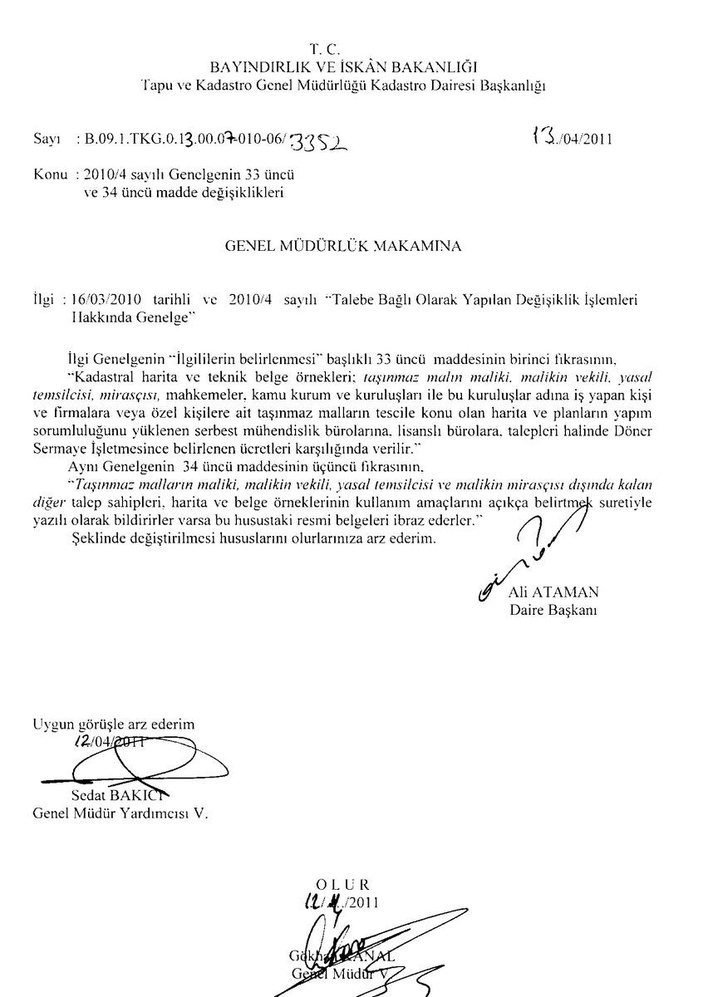
#> input picture in1.jpg, 708 x 997 px, shrunk from 852 x 1200 before the run
$ jupyter execute Signature_Extraction.ipynb
#> lines starting #> are read from the running program, lines starting #| are printed output that depends on the picture; after the words box and inside, x2 and y2 are one past the last pixel; in counts of white or black regions, pixels touching at a corner belong together; long printed decimals are rounded
<a href="https://colab.research.google.com/github/misbah4064/signatureExtractor/blob/main/Signature_Extraction.ipynb" target="_parent"></a>

[cell 1]
#  Link to the author's repo
#  https://github.com/ahmetozlu/signature_extractor/tree/feature-doc_scanner_sign_extrator

import cv2
from google.colab.patches import cv2_imshow
import matplotlib.pyplot as plt
import skimage
from skimage import measure, morphology
from skimage.color import label2rgb
from skimage.measure import regionprops

[cell 2]
img = cv2.imread('in1.jpg', 0)
#> img is the input picture: shape (997, 708); min 0, max 255, mean 245
img = cv2.threshold(img, 127, 255, cv2.THRESH_BINARY)[1]
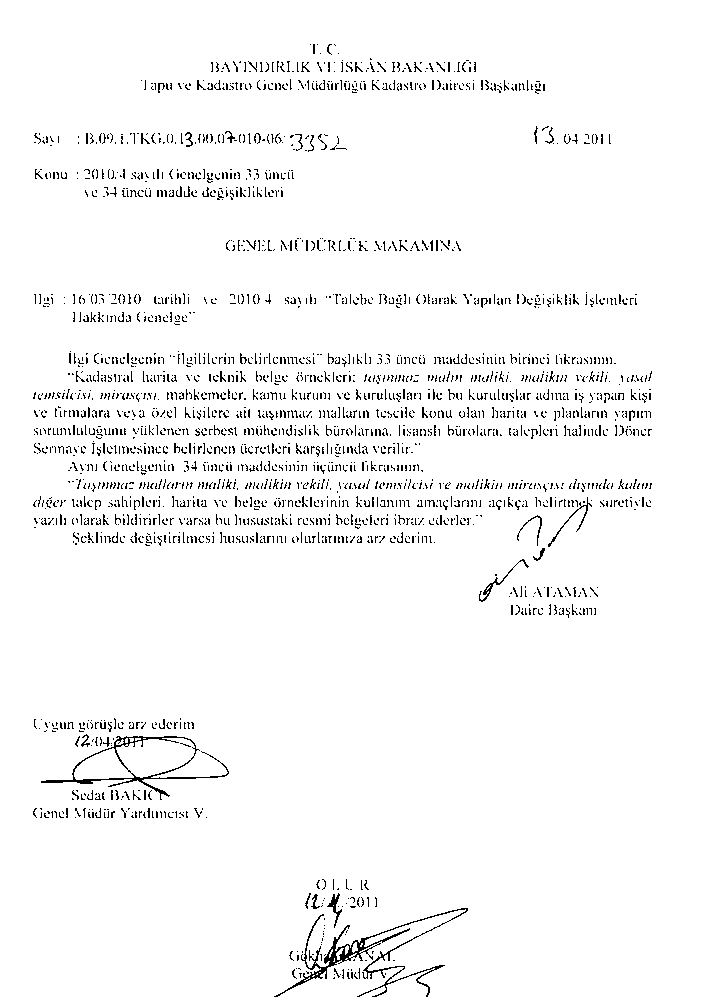
#> img: shape (997, 708); 96.6% white; black in thin lines or dots, all inside (x1, y1, x2, y2) = (33, 44, 652, 997)

blobs = img > img.mean()
blobs_labels = measure.label(blobs, background=1)
#> blobs_labels: shape (997, 708) int32; 2446 distinct labels, from 0 to 2445
image_label_overlay = label2rgb(blobs_labels, image=img)
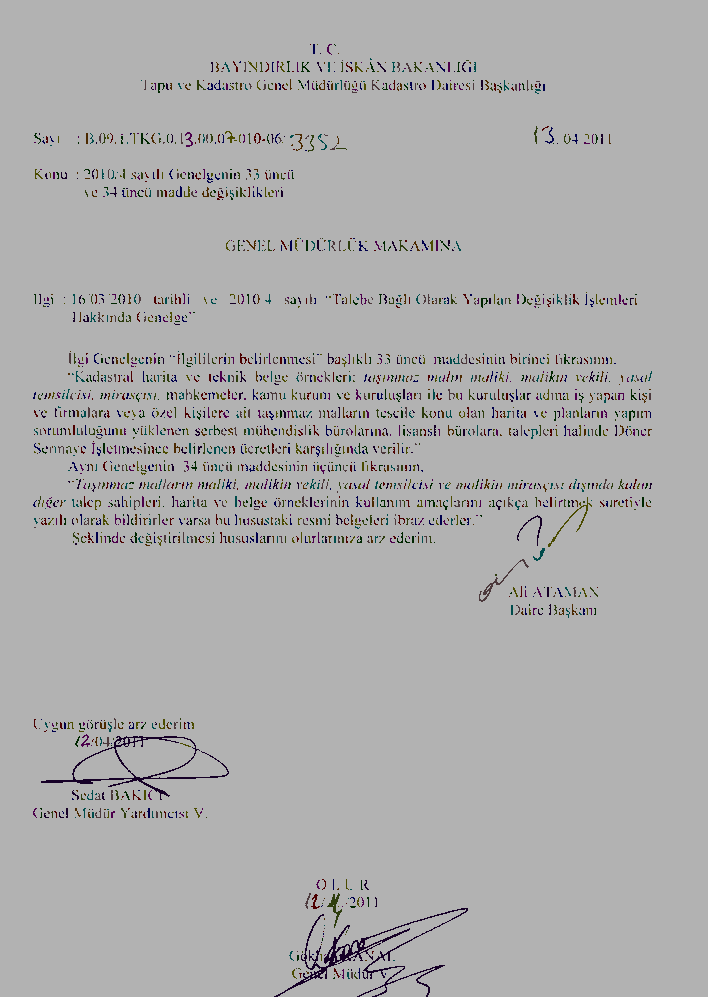
#> image_label_overlay: shape (997, 708, 3) float64; mean R, G, B 0.682, 0.68, 0.681

[cell 3]
the_biggest_component = 0
total_area = 0
counter = 0
average = 0.0
for region in regionprops(blobs_labels):
    if (region.area > 10):
        total_area = total_area + region.area
        counter = counter + 1
    if (region.area >= 250):
        if (region.area > the_biggest_component):
            the_biggest_component = region.area
#> this loop made 2445 passes
#> total_area on passes 2, 4, 11, 13, 14, 15, 16, 17, 18, 19, 20, 21: 20, 41, 59, 85, 99, 115, 128, 144, 161, 174, 188, 202
#> after the loop, counter = 838; the_biggest_component = 1765; total_area = 16208

average = (total_area/counter)
#> average = 19.34
print("the_biggest_component: " + str(the_biggest_component))
#| the_biggest_component: 1765.0
print("average: " + str(average))
#| average: 19.341

a4_constant = ((average/84.0)*250.0)+100
#> a4_constant = 157.6
print("a4_constant: " + str(a4_constant))
#| a4_constant: 157.563

b = morphology.remove_small_objects(blobs_labels, a4_constant)
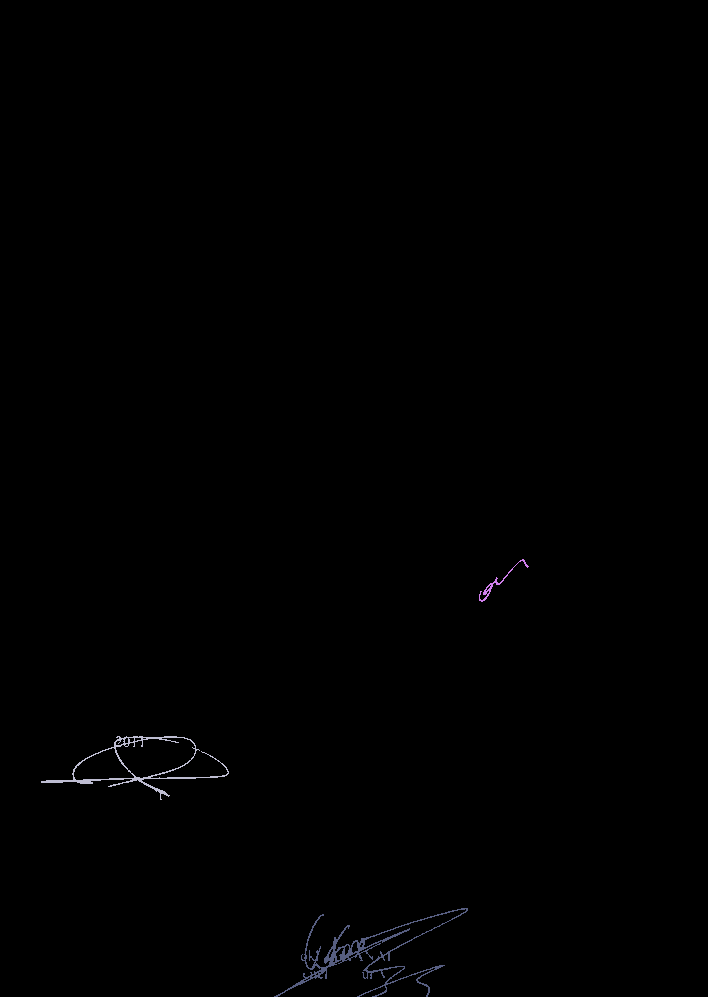
#> b: shape (997, 708) int32; 4 distinct labels, from 0 to 2406; one colour per label, 0 black

plt.imsave('pre_version.png', b)
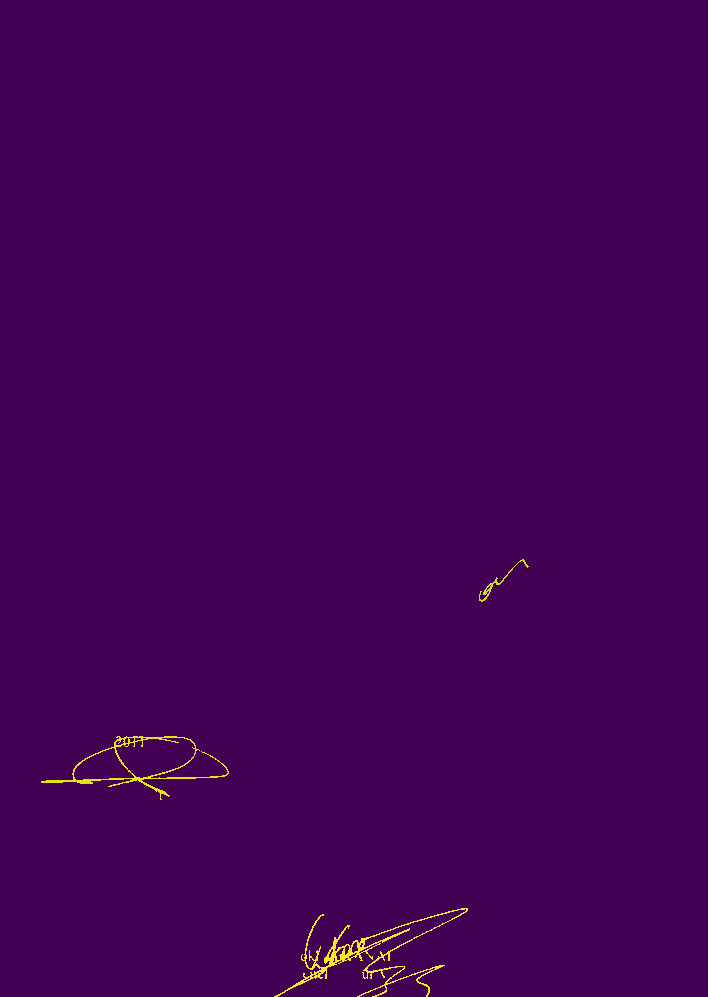
#> saved as pre_version.png: shape (997, 708, 3); mean R, G, B 68.7, 2, 83.8

# read the pre-version
img2 = cv2.imread('pre_version.png', 0)
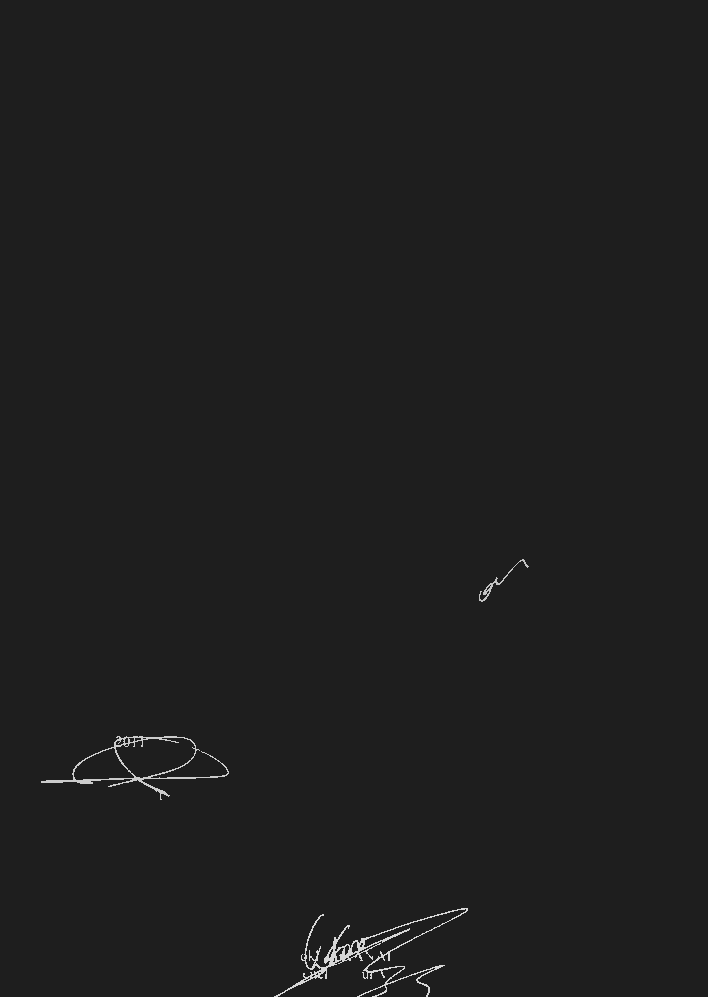
#> img2: shape (997, 708); min 30, max 215, mean 30.8
# ensure binary
img2 = cv2.threshold(img2, 0, 255, cv2.THRESH_BINARY_INV | cv2.THRESH_OTSU)[1]
#> img2: shape (997, 708); 99.6% white; black in thin lines or dots, all inside (x1, y1, x2, y2) = (41, 559, 529, 997)
# save the the result
# cv2_imshow(img2)
cv2.imwrite("output.png", img2)
# cv2_imshow(img)
diff = cv2.bitwise_xor(img,img2)
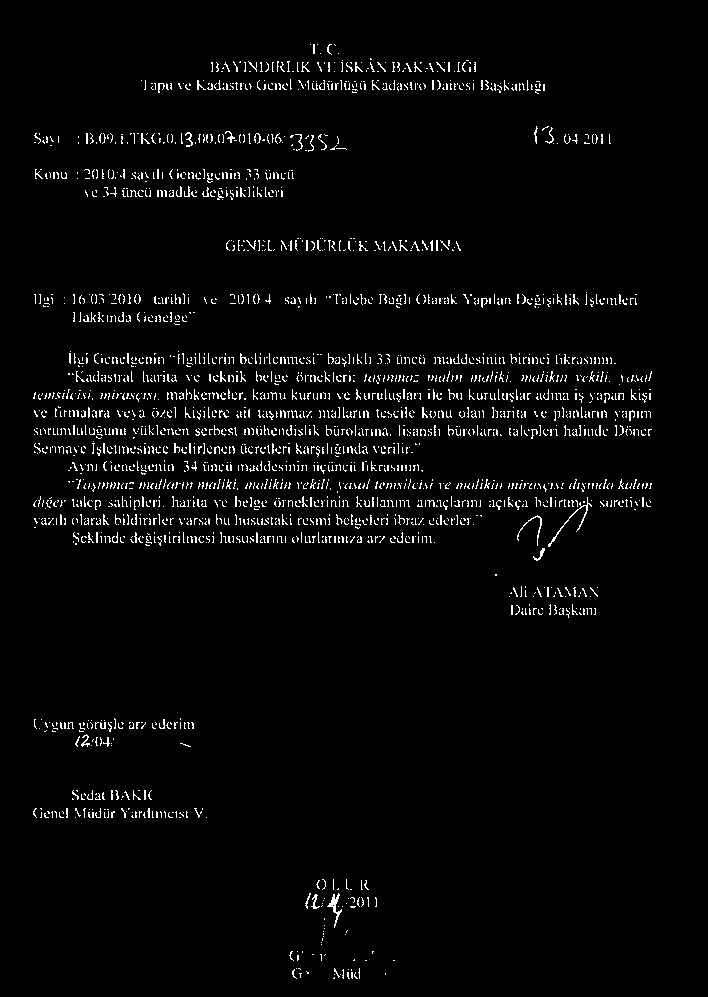
#> diff: shape (997, 708); 3% white in thin lines or dots, all inside (x1, y1, x2, y2) = (33, 44, 652, 979)
diff = cv2.bitwise_not(diff)
cv2_imshow(diff)

$ run again, with in2.jpg copied over in1.jpg
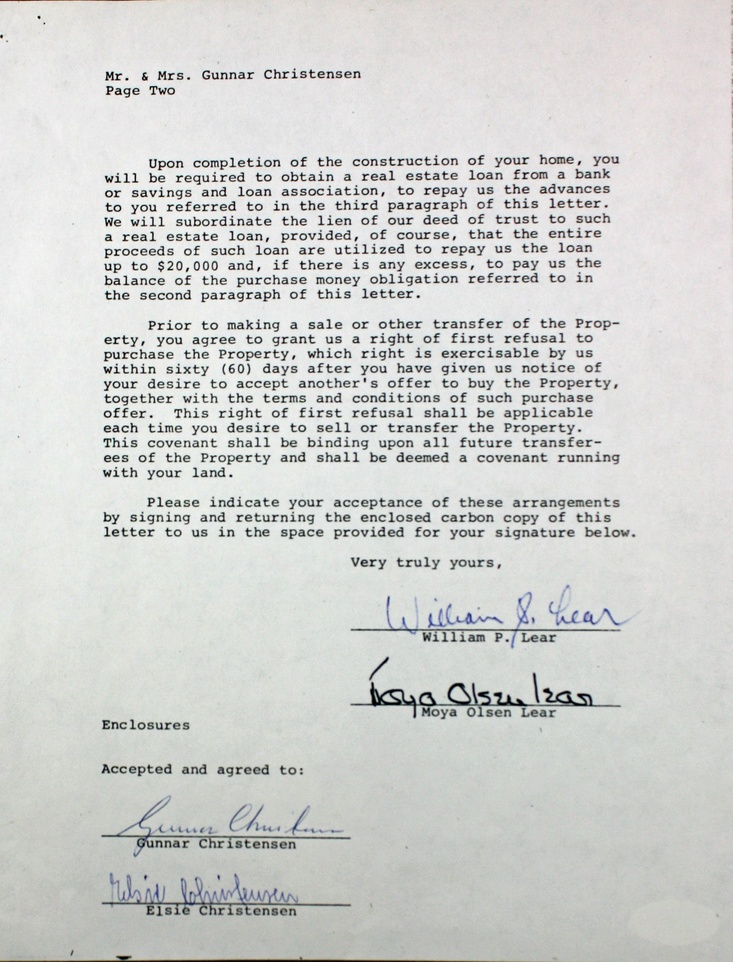
#> input picture in2.jpg, 733 x 962 px, shrunk from 1920 x 2520 before the run
#> `img = cv2.threshold(img, 127, 255, cv2.THRESH_BINARY)[1]`:
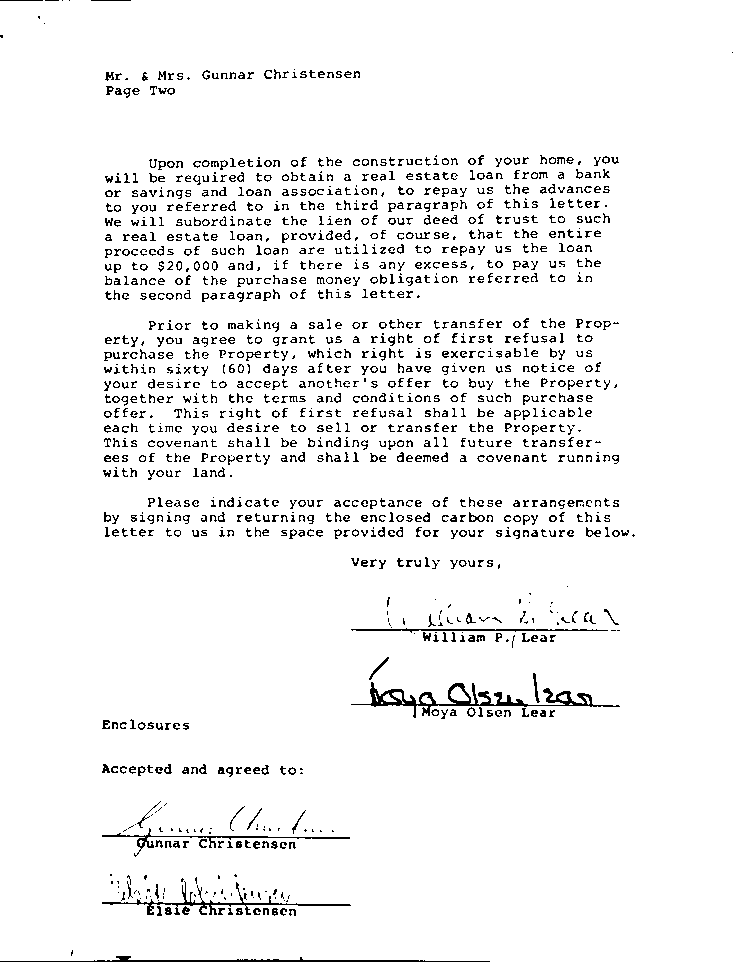
#> img: shape (962, 733); 94.9% white; black in thin lines or dots
#> blobs: shape (962, 733) bool; 94.9% white; black in thin lines or dots
#> blobs_labels: shape (962, 733) int32; 1397 distinct labels, from 0 to 1396
#> the loop `for region in regionprops(blobs_labels):` made 1396 passes
#> total_area on passes 1, 2, 5, 10, 12, 13, 14, 15: 43, 57, 97, 127, 161, 193, 216, 257
#> after the loop `for region in regionprops(blobs_labels):`: counter = 1201; the_biggest_component = 1790; total_area = 34939
#> average = 29.09
#| the_biggest_component: 1790.0
#| average: 29.092
#> a4_constant = 186.6
#| a4_constant: 186.582
#> b: shape (962, 733) int32; 6 distinct labels, from 0 to 1396
#> `diff = cv2.bitwise_xor(img,img2)`:
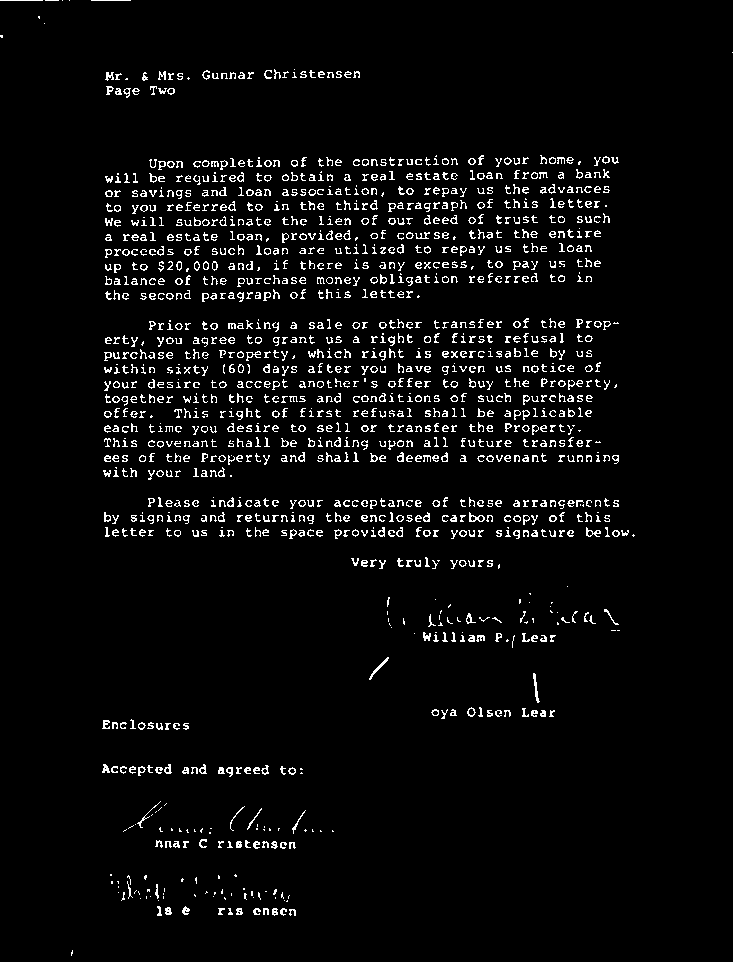
#> diff: shape (962, 733); 4.4% white in thin lines or dots
